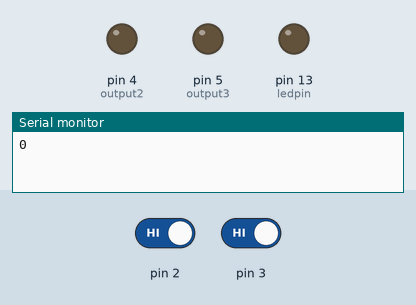
Recording of a sketch running on a simulated Arduino Uno, built with avr-gcc and run on an emulated ATmega328P. Parts: output pins drawn as LEDs (lit = HIGH), the last lines printed to the serial monitor. Inputs (shaded band) come from the test bench; at power-on: pin 2 HIGH, pin 3 HIGH.

Above: at 1.2 s.
1.3 s: pin 2 driven LOW
At 1.8 s:
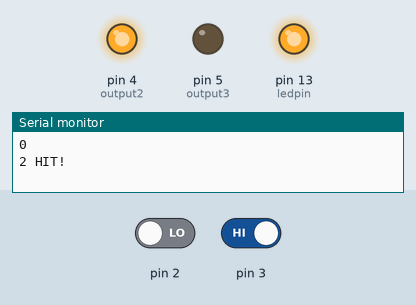
3.5 s: pin 3 driven LOW
At 3.9 s:
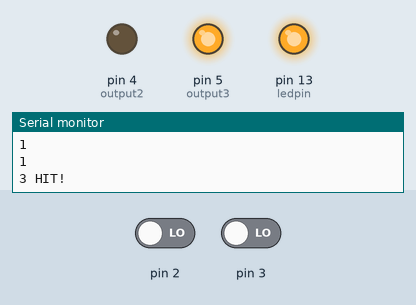
Timing chart, 0 to 6.5 s (numbered marks = the images above; inputs shaded):
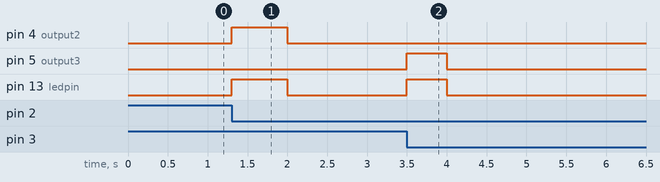

Measured:
- after the input at 1.3 s, pin 4 (output2), pin 13 (ledpin): LOW → HIGH at once, → LOW 0.70 s later
- after the input at 3.5 s, pin 5 (output3), pin 13 (ledpin): LOW → HIGH at once, → LOW 0.50 s later

The sketch:

ISR_Slave_2.ino
```cpp
int output2 = 4;
int output3 = 5;
int x = 0;  // variable to be updated by the interrupt
int ledpin = 13;

void setup() {
  //enable interrupt 0 (pin 2) which is connected to a button
  //jump to the increment function on falling edge
  pinMode(ledpin,OUTPUT);
  pinMode(output2, OUTPUT);
  pinMode(output3, OUTPUT);
  attachInterrupt(0, out2, FALLING);
  attachInterrupt(1, out3, FALLING);
  digitalWrite(output2, LOW);
  digitalWrite(output3, LOW);
  Serial.begin(9600);  //turn on serial communication
}

void loop() {
  digitalWrite(output2, LOW);
  digitalWrite(output3, LOW);
  digitalWrite(ledpin, LOW);
  delay(1000); //pretend to be doing something useful
  Serial.println(x, DEC); //print x to serial monitor
}

// Interrupt service routine for interrupt 0
void out2() {
    x++;
    digitalWrite(output2, HIGH);
    digitalWrite(ledpin, HIGH);
    Serial.println("2 HIT!");
    delay(500);
    //digitalWrite(output2,LOW);
}

void out3() {
    x++;
    digitalWrite(output3, HIGH);
    digitalWrite(ledpin, HIGH);
    Serial.println("3 HIT!");
    delay(500);
    //digitalWrite(output3,LOW);
}
```
